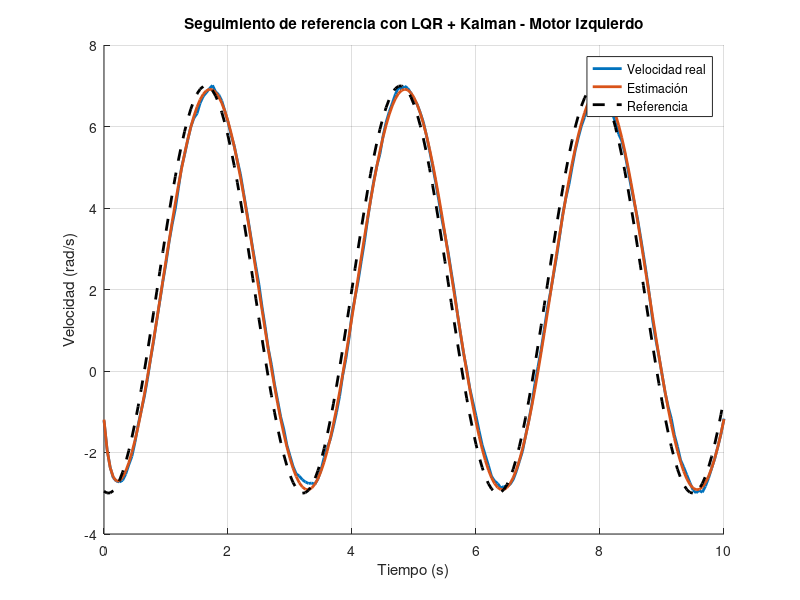
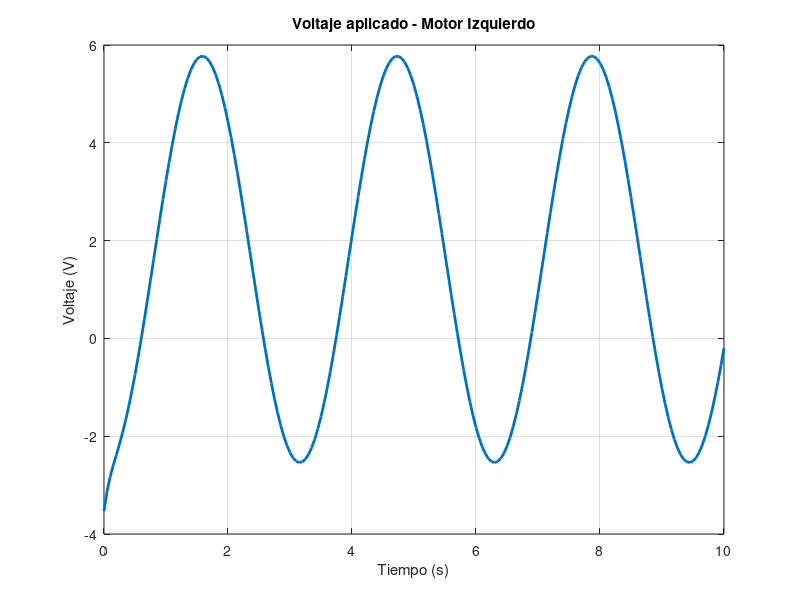
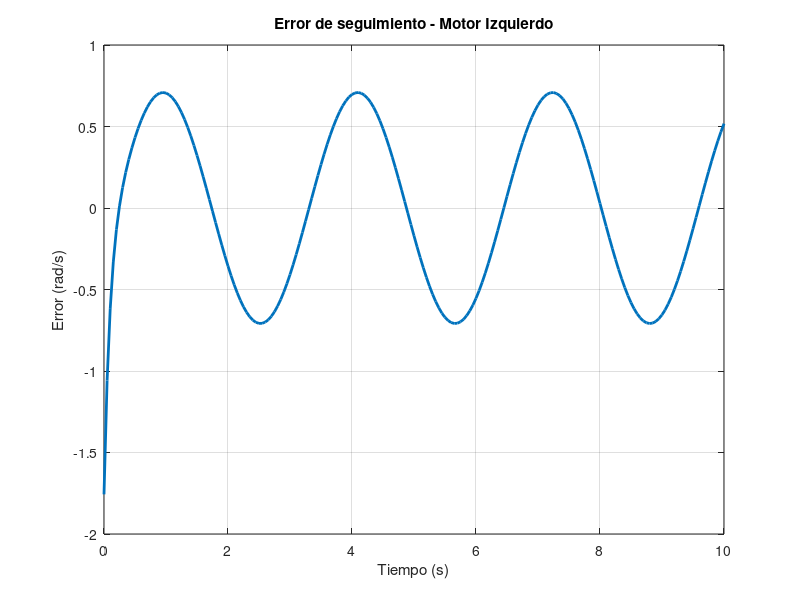
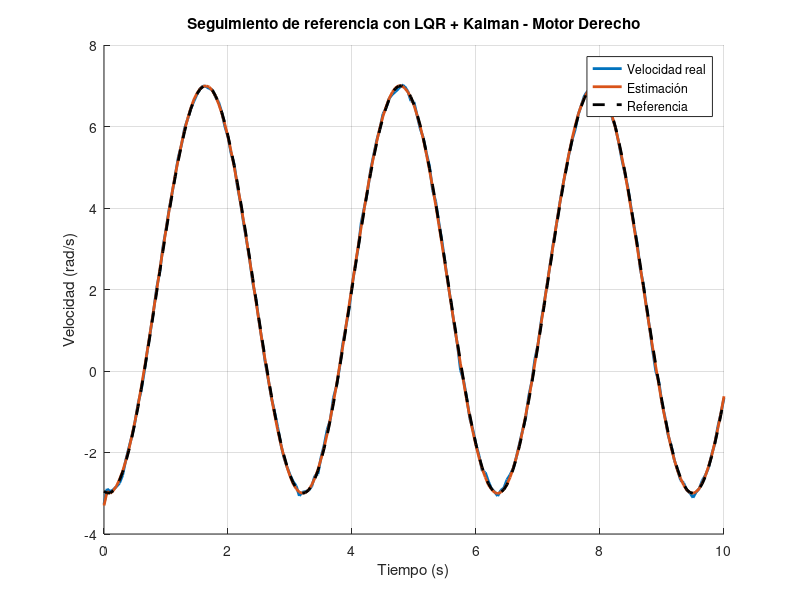

Reproduce these figures in MATLAB, in order.
clc;
clear;
close all;

% ----------------- Parámetros del motor DC 12v -----------------

load('../Estimacion Parametros Fisicos/ParametrosEstimadosMotorIzquierdo.mat')

J_Izq  = p_Izq(1);
b_Izq  = p_Izq(2);
Ka_Izq = p_Izq(3);
Km_Izq = p_Izq(4);
Re_Izq  = p_Izq(5);
L_Izq  = p_Izq(6);

% ----------------- Parámetros del motor DC 24v -----------------

load('../Estimacion Parametros Fisicos/ParametrosEstimadosMotorDerecho.mat')

J_Der  = p_Der(1);
b_Der  = p_Der(2);
Ka_Der = p_Der(3);
Km_Der = p_Der(4);
Re_Der  = p_Der(5);
L_Der  = p_Der(6);

% ----------------- Modelo continuo Izquierda -----------------

A_Izq = [-Re_Izq/L_Izq, -Ka_Izq/L_Izq;
      Km_Izq/J_Izq, -b_Izq/J_Izq];
B_Izq = [1/L_Izq; 0];
C_Izq = [0, 1];  % salida: velocidad
D_Izq = 0;

% ----------------- Modelo continuo Izquierda -----------------

A_Der = [-Re_Der/L_Der, -Ka_Der/L_Der;
      Km_Der/J_Der, -b_Der/J_Der];
B_Der = [1/L_Der; 0];
C_Der = [0, 1];  % salida: velocidad
D_Der = 0;

% ----------------- Discretización -----------------

dt = 0.05;               % Paso de tiempo
S = 10;                  % Tiempo total de simulación
sys_c_Izq = ss(A_Izq, B_Izq, C_Izq, D_Izq);
sys_d_Izq = c2d(sys_c_Izq, dt, 'zoh');

Ad_Izq = sys_d_Izq.A
Bd_Izq = sys_d_Izq.B

sys_c_Der = ss(A_Der, B_Der, C_Der, D_Der);
sys_d_Der = c2d(sys_c_Der, dt, 'zoh');

Ad_Der = sys_d_Der.A
Bd_Der = sys_d_Der.B

% ----------------- LQR discreto -----------------

Q_Izq = [0.00001 0; 0 17.5];       % Penalización a estados
R_Izq = 28.5;                  % Penalización al control
[Pd_Izq, ~, ~] = dare(Ad_Izq, Bd_Izq, Q_Izq, R_Izq);
K_Izq = R_Izq \ (Bd_Izq' * Pd_Izq)      % Ganancia óptima discreta
Kr_Izq = inv(C_Izq * inv(eye(2) - Ad_Izq + Bd_Izq*K_Izq) * Bd_Izq)  % Ganancia de referencia

Q_Der = [0.0001 0; 0 1.5];       % Penalización a estados
R_Der = 17.5;                  % Penalización al control
[Pd_Der, ~, ~] = dare(Ad_Der, Bd_Der, Q_Der, R_Der);
K_Der = R_Der \ (Bd_Der' * Pd_Der)       % Ganancia óptima discreta
Kr_Der = inv(C_Der * inv(eye(2) - Ad_Der + Bd_Der*K_Der) * Bd_Der)  % Ganancia de referencia

% ----------------- Filtro de Kalman discreto -----------------

F_K_Izq = Ad_Izq;
G_K_Izq = Bd_Izq;
H_K_Izq = eye(2);             % Se observan corriente y velocidad
x_Izq_hat = [0; 0];           % Estimación inicial
P_K_Izq = diag([0.01, 0.05]);             % Covarianza inicial

Q_K_Izq = diag([0.0, 0.0]);  % Ruido de proceso
R_K_Izq = diag([0.1, 10]); % Ruido de medición

F_K_Der = Ad_Der;
G_K_Der = Bd_Der;
H_K_Der = eye(2);             % Se observan corriente y velocidad
x_Der_hat = [0; 0];           % Estimación inicial
P_K_Der = diag([0.15, 1]);             % Covarianza inicial

Q_K_Der = diag([15, 8.5e-4]);  % Ruido de proceso
R_K_Der = diag([5e-5, 8.5e-4]); % Ruido de medición


% ----------------- Variables iniciales -----------------

x_Izq = [0; 0];     % Estados reales [corriente; velocidad]
u_Izq = 0;          
x_Der = [0; 0];     % Estados reales [corriente; velocidad]
u_Der = 0; 

% ----------------- Almacenamiento para gráficas -----------------

x_Izq_plot = [];
x_Izq_hat_plot = [];
u_Izq_plot = [];
t_plot = [];
ref_Izq_plot = [];
err_Izq_plot = [];

x_Der_plot = [];
x_Der_hat_plot = [];
u_Der_plot = [];
ref_Der_plot = [];
err_Der_plot = [];

% ----------------- Simulación discreta -----------------

for t = 0:dt:S
    
    wr_Izq = 2 + 5*cos(2*t+3);
    wr_Der = 2 + 5*cos(2*t+3);

    z_Izq = H_K_Izq * x_Izq + 0.05*randn(2,1);
    z_Der = H_K_Der * x_Der + 0.05*randn(2,1);

    K_K_Izq = P_K_Izq * H_K_Izq' / (H_K_Izq * P_K_Izq * H_K_Izq' + R_K_Izq);
    x_Izq_hat = x_Izq_hat + K_K_Izq * (z_Izq - H_K_Izq * x_Izq_hat);
    P_K_Izq = (eye(2) - K_K_Izq * H_K_Izq) * P_K_Izq;

    K_K_Der = P_K_Der * H_K_Der' / (H_K_Der * P_K_Der * H_K_Der' + R_K_Der);
    x_Der_hat = x_Der_hat + K_K_Der * (z_Der - H_K_Der * x_Der_hat);
    P_K_Der = (eye(2) - K_K_Der * H_K_Der) * P_K_Der;

    u_Izq = -K_Izq * x_Izq_hat + Kr_Izq * wr_Izq;
    u_Der = -K_Der * x_Der_hat + Kr_Der * wr_Der;

    x_Izq = F_K_Izq * x_Izq + G_K_Izq * u_Izq + 0.05* randn(2,1);
    x_Der = F_K_Der * x_Der + G_K_Der * u_Der + 0.05* randn(2,1);

    x_Izq_hat = F_K_Izq * x_Izq_hat + G_K_Izq * u_Izq;
    P_K_Izq = F_K_Izq * P_K_Izq * F_K_Izq' + Q_K_Izq;

    x_Der_hat = F_K_Der * x_Der_hat + G_K_Der * u_Der;
    P_K_Der = F_K_Der * P_K_Der * F_K_Der' + Q_K_Der;

    x_Izq_plot = [x_Izq_plot, x_Izq];
    x_Izq_hat_plot = [x_Izq_hat_plot, x_Izq_hat];
    u_Izq_plot = [u_Izq_plot, u_Izq];
    t_plot = [t_plot, t];
    ref_Izq_plot = [ref_Izq_plot, wr_Izq];
    err_Izq_plot = [err_Izq_plot, wr_Izq - x_Izq_hat(2)];

    x_Der_plot = [x_Der_plot, x_Der];
    x_Der_hat_plot = [x_Der_hat_plot, x_Der_hat];
    u_Der_plot = [u_Der_plot, u_Der];
    ref_Der_plot = [ref_Der_plot, wr_Der];
    err_Der_plot = [err_Der_plot, wr_Der - x_Der_hat(2)];
end
 %% 
% ----------------- Gráficas -----------------

figure;
hold on; grid on;
plot(t_plot, x_Izq_plot(2,:), 'LineWidth', 2);          % Velocidad real
plot(t_plot, x_Izq_hat_plot(2,:), 'LineWidth', 2);       % Estimación velocidad
plot(t_plot, ref_Izq_plot, 'k--', 'LineWidth', 2);      % Referencia
legend("Velocidad real", "Estimación", "Referencia");
xlabel("Tiempo (s)");
ylabel("Velocidad (rad/s)");
title("Seguimiento de referencia con LQR + Kalman - Motor Izquierdo");

figure;
plot(t_plot, u_Izq_plot, 'LineWidth', 2);
grid on;
xlabel("Tiempo (s)");
ylabel("Voltaje (V)");
title("Voltaje aplicado - Motor Izquierdo");

figure;
plot(t_plot, err_Izq_plot, 'LineWidth', 2);
grid on;
xlabel("Tiempo (s)");
ylabel("Error (rad/s)");
title("Error de seguimiento - Motor Izquierdo");

figure;
hold on; grid on;
plot(t_plot, x_Der_plot(2,:), 'LineWidth', 2);          % Velocidad real
plot(t_plot, x_Der_hat_plot(2,:), 'LineWidth', 2);       % Estimación velocidad
plot(t_plot, ref_Der_plot, 'k--', 'LineWidth', 2);      % Referencia
legend("Velocidad real", "Estimación", "Referencia");
xlabel("Tiempo (s)");
ylabel("Velocidad (rad/s)");
title("Seguimiento de referencia con LQR + Kalman - Motor Derecho");

figure;
plot(t_plot, u_Der_plot, 'LineWidth', 2);
grid on;
xlabel("Tiempo (s)");
ylabel("Voltaje (V)");
title("Voltaje aplicado - Motor Derecho");

figure;
plot(t_plot, err_Der_plot, 'LineWidth', 2);
grid on;
xlabel("Tiempo (s)");
ylabel("Error (rad/s)");
title("Error de seguimiento - Motor Derecho");